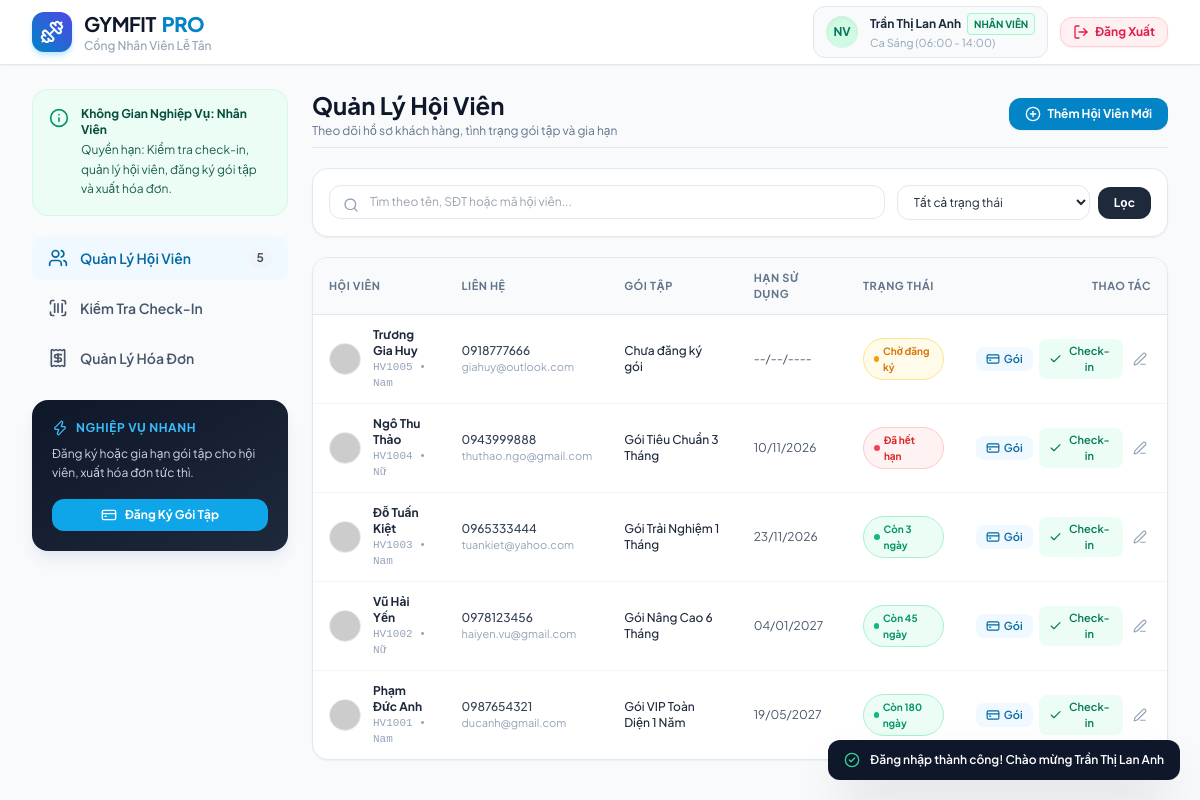
The app's page /members.php (signed in) with its own data.
### tables this page shows
CREATE TABLE `users` (
    `id` INT AUTO_INCREMENT PRIMARY KEY,
    `ma_nv` VARCHAR(50) UNIQUE NOT NULL,
    `username` VARCHAR(50) UNIQUE NOT NULL,
    `password` VARCHAR(255) NOT NULL,
    `ho_ten` VARCHAR(100) NOT NULL,
    `so_dien_thoai` VARCHAR(20) NOT NULL,
    `email` VARCHAR(100) NULL,
    `vai_tro` ENUM('MANAGER', 'STAFF') NOT NULL DEFAULT 'STAFF',
    `ca_lam_viec` VARCHAR(100) DEFAULT 'Ca Sáng (06:00 - 14:00)',
    `luong_co_ban` DECIMAL(15, 2) DEFAULT 7500000.00,
    `ngay_vao_lam` DATE NULL,
    `phong_ban` VARCHAR(100) DEFAULT 'Ban Quản Lý',
    `phu_cap` DECIMAL(15, 2) DEFAULT 0.00,
    `trang_thai` ENUM('ACTIVE', 'INACTIVE') DEFAULT 'ACTIVE',
    `created_at` TIMESTAMP DEFAULT CURRENT_TIMESTAMP
);

CREATE TABLE `hoi_vien` (
    `id` INT AUTO_INCREMENT PRIMARY KEY,
    `ma_hv` VARCHAR(50) UNIQUE NOT NULL,
    `ho_ten` VARCHAR(100) NOT NULL,
    `so_dien_thoai` VARCHAR(20) NOT NULL,
    `email` VARCHAR(100) NULL,
    `gioi_tinh` ENUM('Nam', 'Nữ', 'Khác') DEFAULT 'Nam',
    `ngay_tham_gia` DATE NOT NULL,
    `goi_tap_id` INT NULL,
    `ngay_het_han` DATE NULL,
    `trang_thai` ENUM('ACTIVE', 'EXPIRED', 'PENDING') DEFAULT 'PENDING',
    `avatar` VARCHAR(255) NULL,
    `created_at` TIMESTAMP DEFAULT CURRENT_TIMESTAMP,
    FOREIGN KEY (`goi_tap_id`) REFERENCES `goi_tap`(`id`) ON DELETE SET NULL
);

CREATE TABLE `goi_tap` (
    `id` INT AUTO_INCREMENT PRIMARY KEY,
    `ma_goi` VARCHAR(50) UNIQUE NOT NULL,
    `ten_goi` VARCHAR(150) NOT NULL,
    `thoi_han_thang` INT NOT NULL DEFAULT 1,
    `gia_tien` DECIMAL(15, 2) NOT NULL DEFAULT 0.00,
    `mo_ta` TEXT NULL,
    `quyen_loi` TEXT NULL,  
    `trang_thai` ENUM('ACTIVE', 'DISABLED') DEFAULT 'ACTIVE',
    `created_at` TIMESTAMP DEFAULT CURRENT_TIMESTAMP
);

### classes/User.php (called while the page is built, shortened)
<?php
class User {
    protected $hoTen;
    protected $vaiTro;
    public function __construct($data = []) {
        $this->hoTen       = $data['ho_ten'] ?? '';
        $this->vaiTro      = $data['vai_tro'] ?? 'STAFF';
    }
    public function getHoTen() { return $this->hoTen; }
    public function isManager() {
        return $this->vaiTro === 'MANAGER';
    }
    public static function getById($id, $pdo) {
        $stmt = $pdo->prepare("SELECT * FROM users WHERE id = :id LIMIT 1");
        $stmt->execute([':id' => $id]);
        $row = $stmt->fetch();
        return ($row['vai_tro'] === 'MANAGER') ? new QuanLy($row) : new NhanVien($row);
    }
}

### includes/auth.php (called while the page is built, shortened)
<?php
require_once __DIR__ . '/../classes/User.php';
require_once __DIR__ . '/../classes/NhanVien.php';
require_once __DIR__ . '/../classes/HoiVien.php';
function getCurrentUser() {
    static $currentUser = null;
    if ($currentUser === null && !empty($_SESSION['user_id'])) {
        $pdo = getDB();
        $currentUser = User::getById($_SESSION['user_id'], $pdo);
    }
    return $currentUser;
}

### classes/NhanVien.php (called while the page is built, shortened)
<?php
require_once __DIR__ . '/User.php';
class NhanVien extends User {
    protected $caLamViec;
    public function __construct($data = []) {
        $this->caLamViec  = $data['ca_lam_viec'] ?? 'Ca Sáng (06:00 - 14:00)';
    }
    public function getCaLamViec() { return $this->caLamViec; }
}

### classes/HoiVien.php (called while the page is built, shortened)
<?php
class HoiVien {
    private $id;
    private $maHV;
    private $hoTen;
    private $soDienThoai;
    private $email;
    private $gioiTinh;
    private $tenGoiTap;
    private $ngayHetHan;
    private $trangThai;
    private $avatar;
    public function __construct($data = []) {
        $this->id          = $data['id'] ?? null;
        $this->maHV        = $data['ma_hv'] ?? '';
        $this->hoTen       = $data['ho_ten'] ?? '';
        $this->soDienThoai = $data['so_dien_thoai'] ?? '';
        $this->email       = $data['email'] ?? '';
        $this->gioiTinh    = $data['gioi_tinh'] ?? 'Nam';
        $this->tenGoiTap   = $data['ten_goi'] ?? 'Chưa đăng ký gói';
        $this->ngayHetHan  = $data['ngay_het_han'] ?? null;
        $this->avatar      = $data['avatar'] ?? ('https://api.dicebear.com/7.x/initials/svg?seed=' . urlencode($this->hoTen));
        $this->trangThai   = $this->tinhTrangThai();
    }
    public function getId() { return $this->id; }
    public function getMaHV() { return $this->maHV; }
    public function getHoTen() { return $this->hoTen; }
    public function getSoDienThoai() { return $this->soDienThoai; }
    public function getEmail() { return $this->email; }
    public function getGioiTinh() { return $this->gioiTinh; }
    public function getTenGoiTap() { return $this->tenGoiTap; }
    public function getNgayHetHan() { return $this->ngayHetHan; }
    public function getAvatar() { return $this->avatar; }
    public function getTrangThai() { return $this->trangThai; }
    public function isGoiConHan() {
        if (empty($this->ngayHetHan)) return false;
        return strtotime($this->ngayHetHan) >= strtotime(date('Y-m-d'));
    }
    public function soNgayConLai() {
        if (!$this->isGoiConHan()) return 0;
        $diff = strtotime($this->ngayHetHan) - strtotime(date('Y-m-d'));
        return max(0, (int)ceil($diff / 86400));
    }
    public function tinhTrangThai() {
        if (empty($this->ngayHetHan)) return 'PENDING';
        return $this->isGoiConHan() ? 'ACTIVE' : 'EXPIRED';
    }
    public static function getAll($pdo, $keyword = '', $status = 'ALL') {
        $sql = "
            SELECT hv.*, gt.ten_goi
            FROM hoi_vien hv
            LEFT JOIN goi_tap gt ON hv.goi_tap_id = gt.id
            WHERE 1=1
        ";
        $params = [];
        $sql .= " ORDER BY hv.id DESC";
        $stmt = $pdo->prepare($sql);
        $stmt->execute($params);
        $list = [];
        while ($row = $stmt->fetch()) {
            $list[] = new HoiVien($row);
        }
        return $list;
    }
}

### members.php (the view, shortened to what this page needs)
<?php
require_once __DIR__ . '/includes/auth.php';
$pdo = getDB();
$keyword = trim($_GET['keyword'] ?? '');
$status  = trim($_GET['status'] ?? 'ALL');
$members = HoiVien::getAll($pdo, $keyword, $status);
require_once __DIR__ . '/includes/header.php';
require_once __DIR__ . '/includes/sidebar.php';
?>
<main class="flex-1 min-w-0 space-y-5">
  <div class="flex flex-col sm:flex-row sm:items-center justify-between gap-4 pb-2 border-b border-slate-200">
    <div>
      <h1 class="text-2xl font-bold text-slate-900">Quản Lý Hội Viên</h1>
      <p class="text-xs text-slate-500 mt-0.5">Theo dõi hồ sơ khách hàng, tình trạng gói tập và gia hạn</p>
    </div>
    <div class="flex items-center gap-2">
      <button onclick="openModal('modal-add-member')" class="px-4 py-2 bg-sky-600 hover:bg-sky-700 text-white text-xs font-bold rounded-xl transition flex items-center gap-1.5 shadow-sm">
        <i data-lucide="plus-circle" class="w-4 h-4"></i>
        <span>Thêm Hội Viên Mới</span>
      </button>
    </div>
  </div>
  <form method="GET" action="members.php" class="bg-white p-4 rounded-2xl border border-slate-200 shadow-sm flex flex-col sm:flex-row gap-3">
    <div class="relative flex-1">
      <i data-lucide="search" class="w-4 h-4 text-slate-400 absolute left-3.5 top-3"></i>
      <input type="text" name="keyword" value="<?= htmlspecialchars($keyword) ?>" placeholder="Tìm theo tên, SĐT hoặc mã hội viên..."
        class="w-full pl-10 pr-4 py-2 text-xs rounded-xl border border-slate-200 focus:outline-none focus:ring-2 focus:ring-sky-500">
    </div>
    <div class="flex items-center gap-2">
      <select name="status" onchange="this.form.submit()" class="py-2 px-3 text-xs rounded-xl border border-slate-200 bg-white focus:outline-none focus:ring-2 focus:ring-sky-500">
        <option value="ALL" <?= $status === 'ALL' ? 'selected' : '' ?>>Tất cả trạng thái</option>
      </select>
      <button type="submit" class="px-4 py-2 bg-slate-800 hover:bg-slate-900 text-white text-xs font-bold rounded-xl transition">
        Lọc
      </button>
    </div>
  </form>
  <div class="bg-white rounded-2xl border border-slate-200 shadow-sm overflow-hidden">
    <div class="overflow-x-auto">
      <table class="w-full text-left border-collapse text-xs">
        <thead>
          <tr class="bg-slate-50 border-b border-slate-200 text-slate-500 font-bold uppercase tracking-wider text-[11px]">
            <th class="py-3 px-4">Hội Viên</th>
            <th class="py-3 px-4">Liên Hệ</th>
            <th class="py-3 px-4">Gói Tập</th>
            <th class="py-3 px-4">Hạn Sử Dụng</th>
            <th class="py-3 px-4">Trạng Thái</th>
            <th class="py-3 px-4 text-right">Thao Tác</th>
          </tr>
        </thead>
        <tbody class="divide-y divide-slate-100">
          <?php if (empty($members)): ?>
            <tr>
              <td colspan="6" class="text-center py-8 text-slate-400">
                <i data-lucide="users" class="w-8 h-8 mx-auto mb-2 text-slate-300"></i>
                Không tìm thấy hội viên nào phù hợp
              </td>
            </tr>
          <?php else: ?>
            <?php foreach ($members as $m):
              $daysLeft = $m->soNgayConLai();
              $st = $m->getTrangThai();
            ?>
              <tr class="hover:bg-slate-50 transition-colors">
                <td class="py-3 px-4">
                  <div class="flex items-center gap-3">
                    <img src="<?= htmlspecialchars($m->getAvatar()) ?>" class="w-8 h-8 rounded-full border border-slate-200" alt="Avatar">
                    <div>
                      <div class="font-bold text-slate-800"><?= htmlspecialchars($m->getHoTen()) ?></div>
                      <div class="text-[11px] text-slate-400 font-mono"><?= $m->getMaHV() ?> • <?= $m->getGioiTinh() ?></div>
                    </div>
                  </div>
                </td>
                <td class="py-3 px-4">
                  <div class="font-medium text-slate-700"><?= htmlspecialchars($m->getSoDienThoai()) ?></div>
                  <div class="text-[11px] text-slate-400"><?= htmlspecialchars($m->getEmail() ?: 'Chưa có email') ?></div>
                </td>
                <td class="py-3 px-4 font-medium text-slate-800">
                  <?= htmlspecialchars($m->getTenGoiTap()) ?>
                </td>
                <td class="py-3 px-4 text-slate-600">
                  <?= $m->getNgayHetHan() ? date('d/m/Y', strtotime($m->getNgayHetHan())) : '--/--/----' ?>
                </td>
                <td class="py-3 px-4">
                  <?php if ($st === 'ACTIVE'): ?>
                    <span class="badge-active px-2.5 py-1 rounded-full font-bold text-[10px] inline-flex items-center gap-1">
                      <span class="w-1.5 h-1.5 rounded-full bg-emerald-500"></span> Còn <?= $daysLeft ?> ngày
                    </span>
                  <?php elseif ($st === 'EXPIRED'): ?>
                    <span class="badge-expired px-2.5 py-1 rounded-full font-bold text-[10px] inline-flex items-center gap-1">
                      <span class="w-1.5 h-1.5 rounded-full bg-rose-500"></span> Đã hết hạn
                    </span>
                  <?php else: ?>
                    <span class="badge-pending px-2.5 py-1 rounded-full font-bold text-[10px] inline-flex items-center gap-1">
                      <span class="w-1.5 h-1.5 rounded-full bg-amber-500"></span> Chờ đăng ký
                    </span>
                  <?php endif; ?>
                </td>
                <td class="py-3 px-4 text-right">
                  <div class="flex items-center justify-end gap-1.5">
                    <button onclick="openRegisterPackageModal(<?= $m->getId() ?>)"
                      class="px-2.5 py-1 rounded-lg bg-sky-50 text-sky-700 hover:bg-sky-100 font-semibold text-[11px] flex items-center gap-1 transition" title="Đăng ký hoặc gia hạn gói tập">
                      <i data-lucide="credit-card" class="w-3.5 h-3.5"></i>
                      <span>Gói</span>
                    </button>
                    <form action="action.php?act=quick_checkin" method="POST" class="inline">
                      <button type="submit" class="px-2.5 py-1 rounded-lg bg-emerald-50 text-emerald-700 hover:bg-emerald-100 font-semibold text-[11px] flex items-center gap-1 transition" title="Check-in ngay">
                        <i data-lucide="check" class="w-3.5 h-3.5"></i>
                        <span>Check-in</span>
                      </button>
                    </form>
                    <button onclick="openEditMemberModal(<?= htmlspecialchars(json_encode([
                      'id' => $m->getId(),
                      'ho_ten' => $m->getHoTen(),
                      'so_dien_thoai' => $m->getSoDienThoai(),
                      'email' => $m->getEmail(),
                      'gioi_tinh' => $m->getGioiTinh()
                    ])) ?>)" class="p-1 text-slate-400 hover:text-slate-600 rounded-lg hover:bg-slate-100 transition" title="Chỉnh sửa thông tin">
                      <i data-lucide="edit-3" class="w-3.5 h-3.5"></i>
                    </button>
                  </div>
                </td>
              </tr>
            <?php endforeach; ?>
          <?php endif; ?>
        </tbody>
      </table>
    </div>
  </div>
</main>
<?php require_once __DIR__ . '/includes/footer.php'; ?>

### includes/header.php (shortened to what this page needs)
<?php
$currentUser = getCurrentUser();
$isManager = $currentUser ? $currentUser->isManager() : false;
?>
<!DOCTYPE html>
<html lang="vi">
<head>
  <script src="https://cdn.tailwindcss.com"></script>
  <link rel="stylesheet" href="css/style.css">
</head>
<body class="bg-slate-50 text-slate-800 min-h-screen flex flex-col antialiased">
  <header class="bg-white border-b border-slate-200 sticky top-0 z-30 shadow-sm">
    <div class="max-w-7xl mx-auto px-4 sm:px-6 lg:px-8">
      <div class="flex items-center justify-between h-16">
        <a href="<?= $isManager ? 'dashboard.php' : 'checkin.php' ?>" class="flex items-center space-x-3 group">
          <div class="w-10 h-10 rounded-xl bg-gradient-to-tr from-sky-600 to-indigo-600 flex items-center justify-center text-white shadow-md shadow-sky-200 group-hover:scale-105 transition-transform">
            <i data-lucide="dumbbell" class="w-6 h-6"></i>
          </div>
          <div>
            <span class="text-xl font-bold tracking-tight text-slate-900 flex items-center gap-1.5">
              GYMFIT <span class="text-sky-600 font-extrabold">PRO</span>
            </span>
            <p class="text-xs text-slate-400 font-medium">
              <?= $isManager ? 'Quản Trị Hệ Thống Toàn Quyền' : 'Cổng Nhân Viên Lễ Tân' ?>
            </p>
          </div>
        </a>
        <div class="flex items-center space-x-3">
          <div class="flex items-center space-x-3 px-3 py-1.5 bg-slate-50 rounded-xl border border-slate-200">
            <div class="w-8 h-8 rounded-full <?= $isManager ? 'bg-indigo-100 text-indigo-700' : 'bg-emerald-100 text-emerald-700' ?> flex items-center justify-center font-bold text-xs shadow-inner">
              <?= $isManager ? 'QL' : 'NV' ?>
            </div>
            <div class="text-left text-xs">
              <div class="font-bold text-slate-800 flex items-center gap-1.5">
                <span><?= htmlspecialchars($currentUser->getHoTen()) ?></span>
                <span class="px-1.5 py-0.5 rounded text-[10px] font-bold border <?= $isManager ? 'bg-indigo-50 text-indigo-700 border-indigo-200' : 'bg-emerald-50 text-emerald-700 border-emerald-200' ?>">
                  <?= $isManager ? 'QUẢN LÝ TỔNG' : 'NHÂN VIÊN' ?>
                </span>
              </div>
              <div class="text-[11px] text-slate-400">
                <?= $isManager ? 'Toàn quyền điều hành phòng gym' : htmlspecialchars($currentUser->getCaLamViec()) ?>
              </div>
            </div>
          </div>
          <a href="logout.php" onclick="return confirm('Bạn có chắc muốn đăng xuất khỏi hệ thống không?')" title="Đăng xuất khỏi tài khoản"
            class="px-3 py-1.5 text-xs font-bold text-rose-600 hover:text-white bg-rose-50 hover:bg-rose-600 border border-rose-200 hover:border-rose-600 rounded-xl transition flex items-center gap-1.5 shadow-sm">
            <i data-lucide="log-out" class="w-4 h-4"></i>
            <span class="hidden sm:inline">Đăng Xuất</span>
          </a>
        </div>
      </div>
    </div>
  </header>
  <div class="flex-1 max-w-7xl w-full mx-auto px-4 sm:px-6 lg:px-8 py-6 flex flex-col md:flex-row gap-6">

### records on screen
users: ho_ten "Trần Thị Lan Anh", ca_lam_viec "Ca Sáng (06:00 - 14:00)"
hoi_vien: ho_ten "Trương Gia Huy", ma_hv "HV1005", gioi_tinh "Nam", so_dien_thoai "0918777666", email "giahuy@outlook.com", TenGoiTap "Chưa đăng ký gói", trang_thai "PENDING" (drawn)
hoi_vien: ho_ten "Ngô Thu Thảo", ma_hv "HV1004", gioi_tinh "Nữ", so_dien_thoai "0943999888", email "thuthao.ngo@gmail.com", goi_tap.ten_goi "Gói Tiêu Chuẩn 3 Tháng", ngay_het_han "10/11/2026", shows "Đã hết hạn"
hoi_vien: ho_ten "Đỗ Tuấn Kiệt", ma_hv "HV1003", gioi_tinh "Nam", so_dien_thoai "0965333444", email "tuankiet@yahoo.com", goi_tap.ten_goi "Gói Trải Nghiệm 1 Tháng", ngay_het_han "23/11/2026", ngay_het_han "3"
hoi_vien: ho_ten "Vũ Hải Yến", ma_hv "HV1002", gioi_tinh "Nữ", so_dien_thoai "0978123456", email "haiyen.vu@gmail.com", goi_tap.ten_goi "Gói Nâng Cao 6 Tháng", ngay_het_han "04/01/2027", ngay_het_han "45"
hoi_vien: ho_ten "Phạm Đức Anh", ma_hv "HV1001", gioi_tinh "Nam", so_dien_thoai "0987654321", email "ducanh@gmail.com", goi_tap.ten_goi "Gói VIP Toàn Diện 1 Năm", ngay_het_han "19/05/2027", ngay_het_han "180"

### other values on screen
$totalMembers "5"
